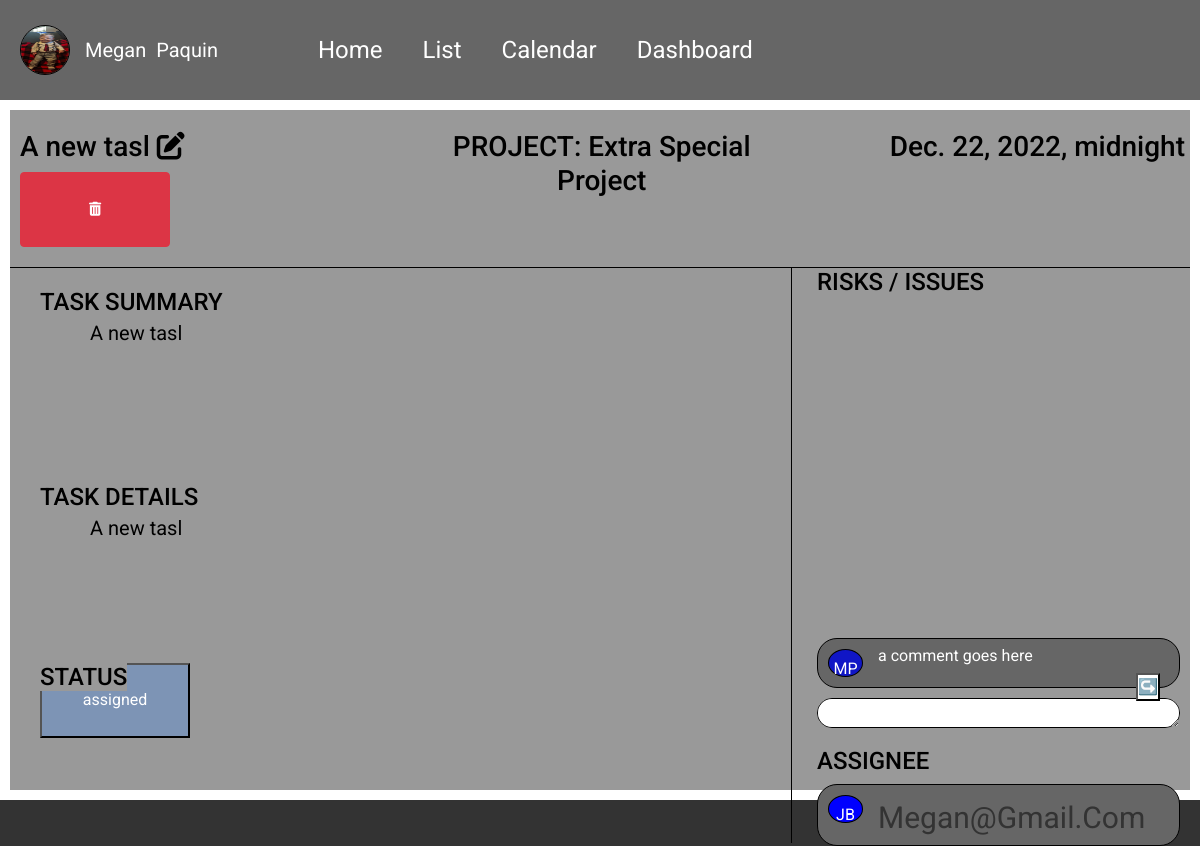
Screenshot of /tasks/12 (signed in) with the database file from the repository.
### accounts/models.py (models this page shows)
class CustomUser(AbstractBaseUser, PermissionsMixin):
    email = models.EmailField(_('email address'), unique=True)
    is_staff = models.BooleanField(default=False)
    is_active = models.BooleanField(default=True)
    date_joined = models.DateTimeField(default=timezone.now)
    USERNAME_FIELD = 'email'
    REQUIRED_FIELDS = []
    color = models.CharField(max_length=7, default="#FFFFFF")
    first_name = models.CharField(max_length=128)
    last_name = models.CharField(max_length=128)
    phone = models.CharField(max_length=9, null=True)
    image = models.ImageField(upload_to='images/', default='images/default_img.png')
    objects = CustomUserManager()
    def __str__(self):
        return self.email

### tasks/models.py (models this page shows, shortened)
class Task(models.Model):
    task_name = models.CharField(max_length=120)
    task_summary = models.TextField()
    task_details = models.TextField()
    created_on = models.DateTimeField(auto_now_add=True)
    deadline = models.DateTimeField()
    assignee = models.ForeignKey(
        get_user_model(),
        on_delete=models.CASCADE,
        related_name="task_assignee"
    )
    author = models.ForeignKey(
        get_user_model(),
        on_delete=models.CASCADE,
        related_name="task_author"
    )
    status = models.ForeignKey(
        Status,
        on_delete=models.CASCADE,
        blank = True,
        null = True
    )
    project = models.ForeignKey(
        Project,
        on_delete=models.CASCADE,
        blank=True,
        null=True
    )
    priority = models.ForeignKey(
        Priority,
        on_delete=models.CASCADE,
        blank = True,
        null = True
    )

class Status(models.Model):
    name = models.CharField(max_length=128)
    description = models.CharField(max_length=128)
    def __str__(self):
        return self.name

class Comment(models.Model):
    created_on = models.DateTimeField(auto_now_add=True)
    author = models.ForeignKey(
        get_user_model(),
        on_delete=models.CASCADE,
        related_name="comment_task_author"
    )
    comment = models.TextField()
    task = models.ForeignKey(
        Task,
        on_delete=models.CASCADE,
        related_name="comment_task"
    )
    def __str__(self):
        return self.comment

### projects/models.py (models this page shows, shortened)
class Project(models.Model):
    title = models.CharField(max_length=120)
    summary = models.TextField()
    deadline = models.DateTimeField()
    created_on = models.DateTimeField(auto_now_add=True)
    author = models.ForeignKey(
        get_user_model(),
        on_delete=models.CASCADE,
        related_name="project_author"
    )
    status = models.ForeignKey(
        Status,
        on_delete=models.CASCADE,
        blank = True,
        null = True
    )
    members = models.ManyToManyField(CustomUser)
    def __str__(self):
        return self.title

### tasks/views.py (the view, shortened to what this page needs)
# urls.py: path('<int:pk>', TaskDetailView.as_view(), name="task-detail"),
class TaskDetailView(FormMixin, UserPassesTestMixin, DetailView):
    template_name = "tasks/task-detail.html"
    model = Task
    form_class = TaskCommentForm
    def get_context_data(self, **kwargs):
        context = super(TaskDetailView, self).get_context_data(**kwargs)
        context['comments'] = Comment.objects.all().order_by('created_on').reverse()
        context['form'] = TaskCommentForm(initial={'task': self.object})
        return context
    def test_func(self):
        ticket_obj = self.get_object()
        return ticket_obj.author == self.request.user

### tasks/forms.py
class TaskCommentForm(forms.ModelForm):
    class Meta:
        model = Comment
        fields = ['comment']

### templates/tasks/task-detail.html (shortened to what this page needs)
{% extends 'base.html' %}
{% load static %}
{% block links %}
    <link rel="stylesheet" href="{% static 'css/task-detail.css' %}" />
    <link href="https://cdn.jsdelivr.net/npm/bootstrap@5.2.3/dist/css/bootstrap.min.css" rel="stylesheet">
{% endblock links %}
{% block contents %}
<div class="everything">
    <div class="top-section">
        <div class="task-name">
            <h3>{{ task.task_name | truncatechars:100 }} <a href="{% url 'task-update' task.id%}"><i class="fa-solid fa-pen-to-square"></i></a></h3>
            <button type="button" class="delete-task bs-modal btn btn-sm btn-danger" data-form-url="{% url 'task-delete' task.id %}">
                <span class="fa fa-trash"></span>
            </button>
        </div>
        <div class="project">
            <h3>PROJECT: {{ task.project | truncatechars:100 }}</h3>
        </div>
        <div class="deadline">
            <h3>{{ task.deadline }}</h3>
        </div>
    </div>
    <div class="bottom-section">
        <div class="left-section">
            <div class="summary">
                <h4>TASK SUMMARY</h4>
                <p>{{ task.task_summary }}</p>
            </div>
            <div class="details">
                <h4>TASK DETAILS</h4>
                <p>{{ task.task_details}}</p>
            </div>
            <div class="status">
                <h4>STATUS</h4>
                <button>{{ task.status }}</button>
            </div>
        </div>
        <div class="right-section">
            <h4>RISKS / ISSUES</h4>
            <div class="risks">
                <div class="comments">
                    {% for comment in comments %}
                        {% if task.task_name == comment.task.task_name %}
                        <div class="comment-bubble">
                        <div class="circle" style="background-color: {{comment.author.color}};">{{ comment.author.first_name | slice:1 }}{{ comment.author.last_name | slice:1}}</div>
                        <span>{{ comment }}</span>
                        </div>
                        {% endif %}
                    {% endfor %}
                </div>
            </div>
            <div class="comment">
                <form method="POST">
                    <span>{{ form.comment }}</span>
                    <input type="submit" value="↪️" class="comment-button">
                </form>
            </div>
            <div class="assignee">
                <h4>ASSIGNEE</h4>
                <div class="user-bubble">
                    <div class="circle">JB</div>
                    <span>{{ task.assignee }}</span>
                </div>
            </div>
        </div>
    </div>
</div>
{% endblock contents %}

### templates/base.html (shortened to what this page needs)
{% load static %}
<!DOCTYPE html>
<html lang="en">
<head>
    {% block links %}
    {% endblock links %}
    <link rel="stylesheet" href="{% static 'css/base.css' %}">
    <link rel="stylesheet" href="{% static 'css/page-layout.css' %}">
</head>
<body>
    <div class="row-container">
        <div class="column-container column">
            <div class="row-container top-nav">
                <div class="name-group">
                    <img src="{{ user.image.url }}" alt="user profile image" class="user-circle">
                    {% if user.is_authenticated %}
                        <span>{{ user.first_name }}</span>
                        <span>{{ user.last_name }}</span>
                    {% endif %}
                </div>
                <a href="{% url 'home' %}">Home</a>
                <a href="{% url 'list' %}">List</a>
                <a href="{% url 'calendar' %}">Calendar</a>
                <a href="{% url 'dashboard' %}">Dashboard</a>
            </div>
            <div class="column-container contents">
                {% block contents %}
                {% endblock contents %}
            </div>
        </div>
    </div>
</body>
</html>

### static/css/task-detail.css (style rules this page uses)
.bottom-section { display: flex; flex-direction: row; border-top: 1px solid black; padding: 0 10px; margin-bottom: 0; }
.left-section { flex: 3; border-right: 1px solid black; width: 80%; margin-right: 25px; padding: 20px; padding-bottom: 0; }
.right-section { flex: 1; height: calc(100vh - 225px); }
.top-section { display: flex; flex-direction: row; }
.everything { display: flex; flex-direction: column; background-color: #999; margin: 10px; height: calc(100% - 20px); }
.top-section > * { width: 100%; margin: 20px 5px; }
.task-name { padding-left: 5px; }
.deadline { text-align: right; }
.project { text-align: center; }
.summary { height: 180px; overflow: scroll; scroll-behavior: auto; }
.details { flex: 2; height: 180px; overflow: scroll; scroll-behavior: auto; padding-top: 15px; }
p { font-size: 20px; padding: 30px 50px; }
.status { flex: 1; height: calc(100% / 6); padding-top: 15px; }
button { width: 150px; height: 75px; margin-top: 30px; font-size: 26px; text-transform: capitalize; color: white; background-color: #7D94B5; }
.risks { height: 74%; overflow: scroll; scroll-behavior: auto; display: flex; flex-direction: column-reverse; }
.comment { height: 5%; }
.user-bubble { display: flex; flex-direction: row; flex-wrap: none; background: #666; padding: 5px; border-radius: 20px; border: 1px solid black; margin: 5px 0; }
.comment-bubble { display: flex; flex-direction: row; flex-wrap: none; background: #666; padding: 5px; border-radius: 20px; border: 1px solid black; margin: 5px 0; }
.comment-bubble span { margin-left: 10px; width: 80%; color: white; }
.circle { margin: 5px; width: 35px; height: 28px; border: 1px solid black; border-radius: 50%; text-align: center; padding-top: 7px; justify-content: center; background: blue; color: #FFF; }
.user-bubble span { font-size: 30px; text-transform: capitalize; margin-left: 10px; margin-top: 5px; color: #333; }
.everything h4 { position: fixed; background-color: #999; }
.assignee h4 { position: inherit; }
.assignee { margin: 20px auto 0px auto; }
#id_comment { height: 30px; display: flex; flex-direction: row; flex-wrap: none; background: #FFF; padding: 5px; border-radius: 20px; border: 1px solid black; margin: 5px 0; }
.comment-button { background-color: #fff; position: fixed; right: 40px; bottom: 145px; }
.comments { overflow: auto; margin-top: 30px; display: flex; flex-direction: column-reverse; }

### static/css/base.css (style rules this page uses)
* { padding: 0; margin: 0; }
html { padding: 0; margin-right: 0; }
a { color: inherit; }
body { background-color: #333333; font-family: 'Roboto', sans-serif; color: #FFF; }
h3 { font-size: 28px; }
h4 { font-size: 24px; }
.row-container { display: flex; width: 100%; flex-direction: row; flex-wrap: wrap; justify-content: center; align-items: center; margin: 0; padding: 0; }
.column-container { display: flex; width: 100%; flex-direction: column; align-content: left; margin: 0; padding: 0; }
a { text-decoration: none; color: black; }
.top-nav a { color: #FFF; }

### static/css/page-layout.css (style rules this page uses)
.user-circle { width: 50px; height: 50px; background-color: #FFF ; border: 1px solid black; border-radius: 50%; margin: auto 10px; }
.column { flex: 5; width: 100%; }
.top-nav { background-color: #666; height: 100px; font-size: 24px; justify-content: left; }
.contents { background-color: #fff; color: black; height: calc(100vh - 100px); }
.name-group { display: flex; flex-direction: row; flex-wrap: none; margin-left: 10px; margin-right: 75px; font-size: 20px; align-items: center; }
.name-group span { margin: 0 5px; }
.top-nav a { margin: auto 20px; }

### rows the page displays
CustomUser: image (picture), first_name "Megan", last_name "Paquin"
Task: task_name "A new tasl", project "Extra Special Project", deadline "Dec. 22, 2022, midnight", task_summary "A new tasl", task_details "A new tasl", status "assigned", assignee "Megan@gmail.com"
Comment: author.first_name "M", author.last_name "P", comment "a comment goes here"
